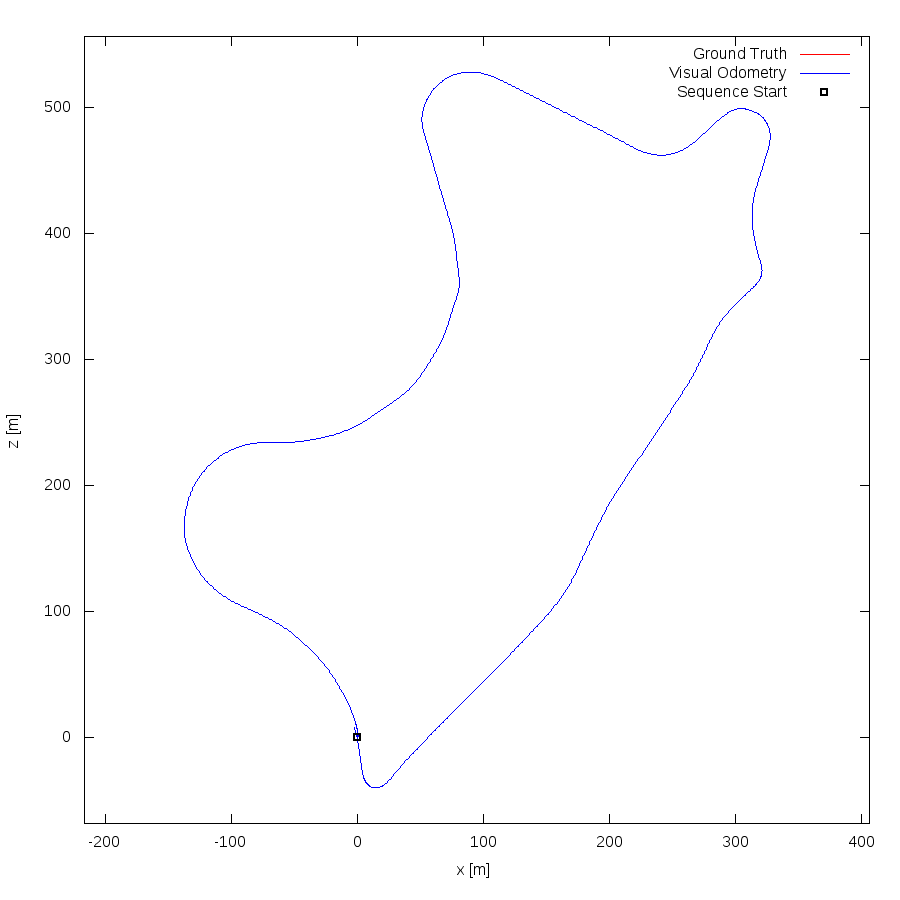

Source code (gnuplot):
set term postscript eps enhanced color
set output "09.eps"
set size ratio -1
set xrange [-217:406]
set yrange [-68:556]
set xlabel "x [m]"
set ylabel "z [m]"
plot "09.txt" using 1:2 lc rgb "#FF0000" title 'Ground Truth' w lines,"09.txt" using 3:4 lc rgb "#0000FF" title 'Visual Odometry' w lines,"< head -1 09.txt" using 1:2 lc rgb "#000000" pt 4 ps 1 lw 2 title 'Sequence Start' w points
